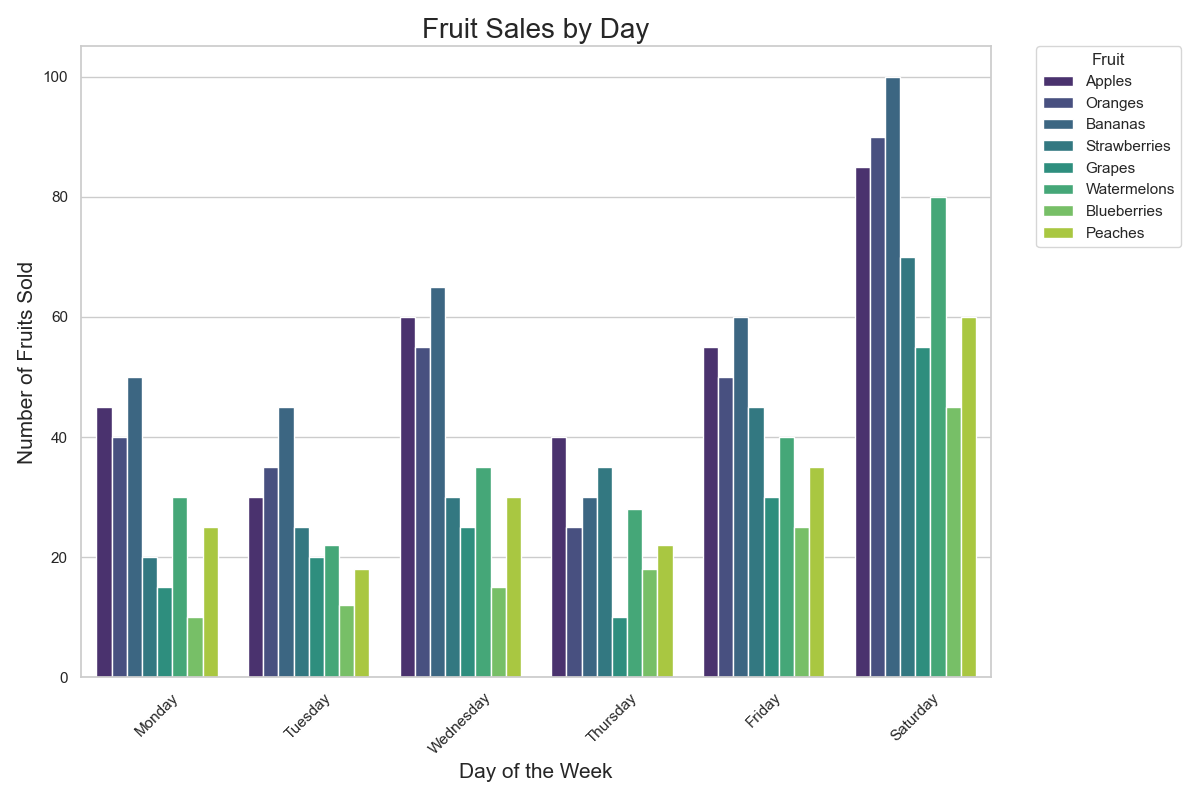

Source code (Python):

import pandas as pd
import seaborn as sns
import matplotlib.pyplot as plt

# Given data
data = [
    {'Fruit': 'Apples', 'Monday': 45, 'Tuesday': 30, 'Wednesday': 60, 'Thursday': 40, 'Friday': 55, 'Saturday': 85},
    {'Fruit': 'Oranges', 'Monday': 40, 'Tuesday': 35, 'Wednesday': 55, 'Thursday': 25, 'Friday': 50, 'Saturday': 90},
    {'Fruit': 'Bananas', 'Monday': 50, 'Tuesday': 45, 'Wednesday': 65, 'Thursday': 30, 'Friday': 60, 'Saturday': 100},
    {'Fruit': 'Strawberries', 'Monday': 20, 'Tuesday': 25, 'Wednesday': 30, 'Thursday': 35, 'Friday': 45, 'Saturday': 70},
    {'Fruit': 'Grapes', 'Monday': 15, 'Tuesday': 20, 'Wednesday': 25, 'Thursday': 10, 'Friday': 30, 'Saturday': 55},
    {'Fruit': 'Watermelons', 'Monday': 30, 'Tuesday': 22, 'Wednesday': 35, 'Thursday': 28, 'Friday': 40, 'Saturday': 80},
    {'Fruit': 'Blueberries', 'Monday': 10, 'Tuesday': 12, 'Wednesday': 15, 'Thursday': 18, 'Friday': 25, 'Saturday': 45},
    {'Fruit': 'Peaches', 'Monday': 25, 'Tuesday': 18, 'Wednesday': 30, 'Thursday': 22, 'Friday': 35, 'Saturday': 60}
]

# Convert the list of dictionaries to a pandas DataFrame
df = pd.DataFrame(data)

# Melt the DataFrame to long format
df_long = df.melt(id_vars='Fruit', var_name='Day', value_name='Sales')

# Seaborn bar chart
sns.set_theme(style="whitegrid")
plt.figure(figsize=(12, 8))
bar_plot = sns.barplot(x='Day', y='Sales', hue='Fruit', data=df_long, palette='viridis')

# Add some customization
plt.title('Fruit Sales by Day', fontsize=20)
plt.xlabel('Day of the Week', fontsize=15)
plt.ylabel('Number of Fruits Sold', fontsize=15)
plt.xticks(rotation=45)
plt.legend(title='Fruit', bbox_to_anchor=(1.05, 1), loc=2, borderaxespad=0.) 

# Show the plot
plt.tight_layout()
plt.show()
